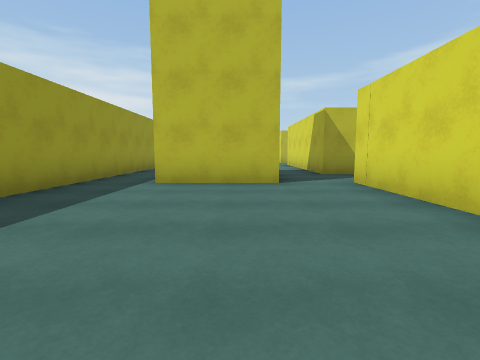
[1] (above)

17 first-person views from a walk through a 3-D level made in the Unity game engine. The camera is 1.2 m above the floor, tilts 6° down and sees 85° across. The floor is counted in squares, 2 m on a side. Each view is taken from the middle of a square. On the plan, view 1 faces up. The plan holds only what a view shows up to about 9 squares ahead; the rest is blank. The place goes on beyond the plan. The player character is not drawn.

[2]
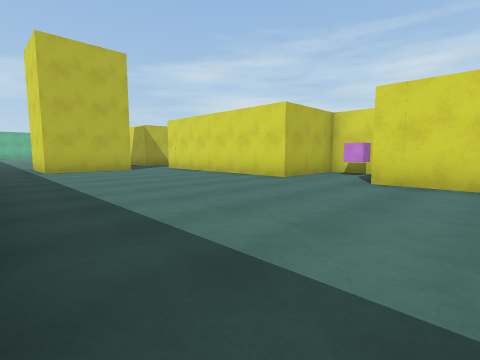

[3]
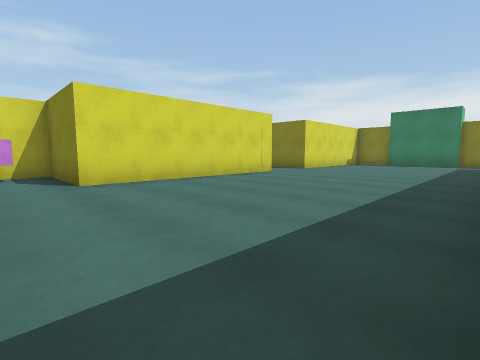

[4]
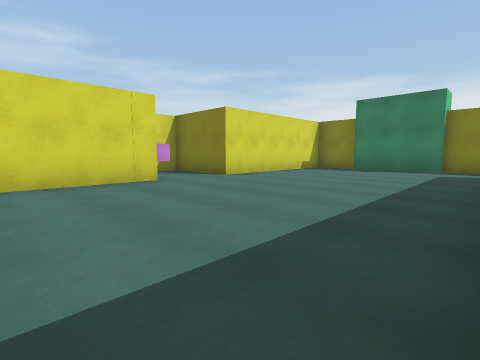

[5]
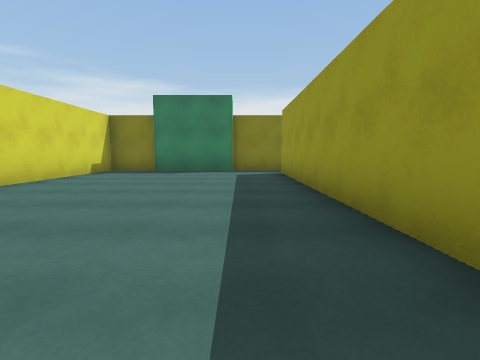

[6]
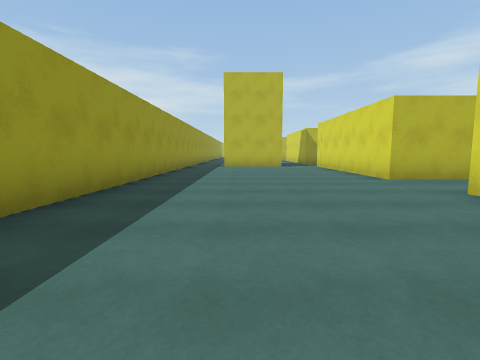

[7]
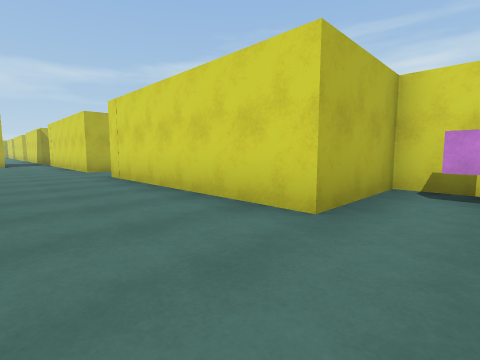

[8]
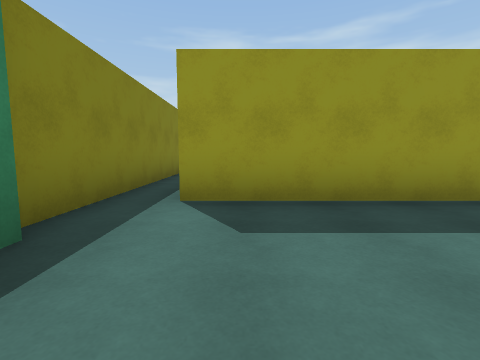

[9]
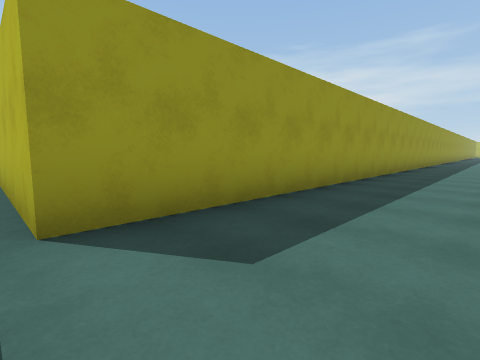

[10]
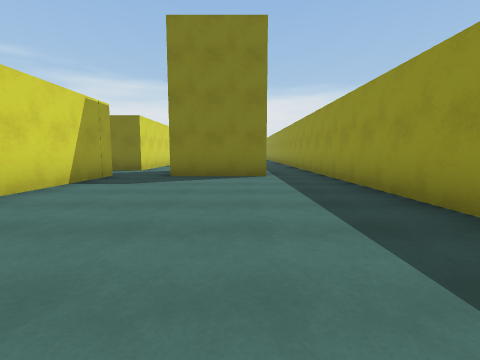

[11]
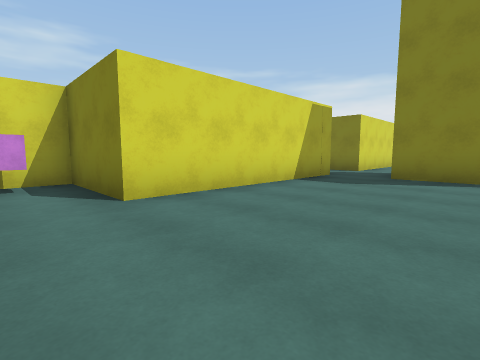

[12]
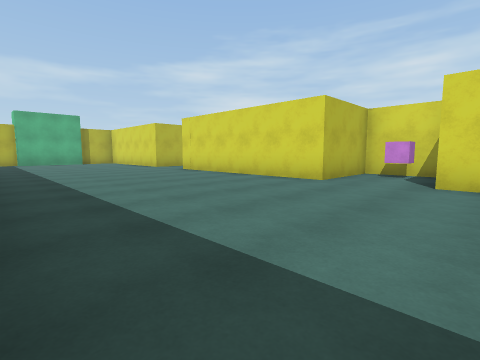

[13]
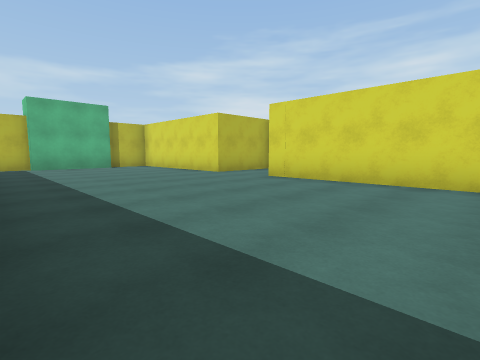

[14]
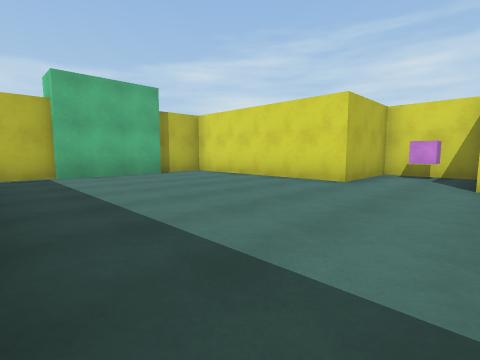

[15]
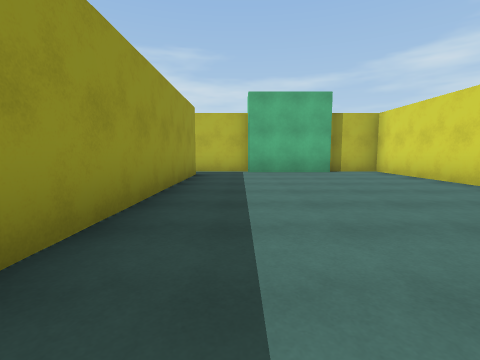

[16]
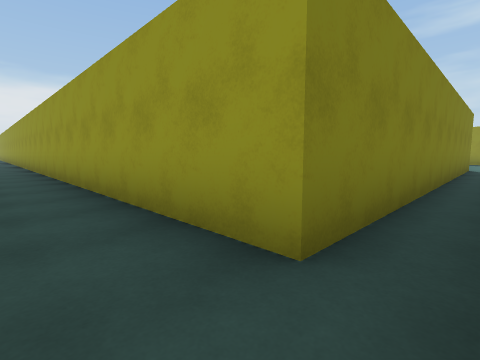

[17]
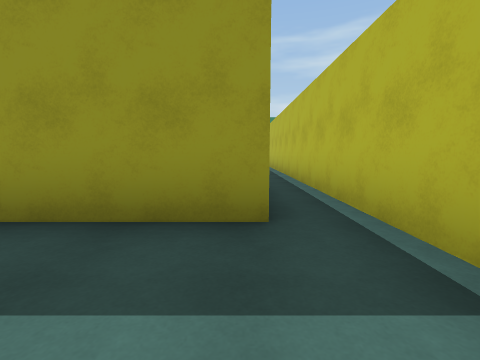

### Floor plan
Points are (right, up) in squares from view 1. A wall is a line through its corners. A room is listed if a view was taken in it or the views show most of it. See-through windows are left out.
Room 1 (views 1, 2, 3, 4, 5, 6, 7, 8, 9)
walls: (-1.9, -14.5) (0.8, -14.5); (0.8, -14.7) (2.3, -14.7) (2.3, -9.8) (4.8, -9.8) (4.8, -7.8) (2.3, -7.8) (2.3, -2.3) (4.8, -2.3) (4.8, -0.3) (2.3, -0.3) (2.3, 5.2); (0.9, 5.1) (-1.7, 5.1); (-3.2, 5.4) (-3.2, -13.7) (-6.9, -13.7); (-7.5, -14.7) (-1.8, -14.7)
ways out: opening at (-2.5, 6.5) to room 2; opening at (1.5, 5.5) to room 2
objects: cube (4, -9); cube (4, -1)
Room 2 (views 10, 11, 12, 13, 14, 15, 16, 17)
walls: (-3.2, 11.6) (-3.2, 5.4); (4.8, 20.2) (4.8, 22.2) (2.3, 22.2) (2.3, 27.3) (0.8, 27.3); (0.9, 27) (-1.8, 27); (-1.6, 27.3) (-9.9, 27.3); (3.2, 7.2) (2.3, 7.2) (2.3, 12.7) (4.8, 12.7) (4.8, 14.7) (2.3, 14.7) (2.3, 20.2); (-1.7, 5.1) (-1.7, 7.4) (0.9, 7.4); (2.3, 5.2) (3.4, 5.2); (-13.2, 26.3) (-3.2, 26.3) (-3.2, 15.4)
ways out: opening at (-2.5, 6.5) to room 1; opening at (1.5, 5.5) to room 1
objects: cube (4, 14); cube (4, 21)

Where each view was taken, in squares from view 1:
view 1: 0 up, 0 right, facing up
view 2: 4 down, 3 left, facing up-right
view 3: 1 down, 3 left, facing down-right
view 4: 5 down, 3 left, facing down-right
view 5: 6 down, 2 left, facing down
view 6: 6 down, 1 left, facing up
view 7: 9 down, 0 right, facing up-right
view 8: 13 down, 0 right, facing left
view 9: 14 down, 1 left, facing up-left
view 10: 14 up, 1 left, facing down
view 11: 14 up, 1 left, facing down-right
view 12: 12 up, 3 left, facing up-right
view 13: 16 up, 3 left, facing up-right
view 14: 20 up, 3 left, facing up-right
view 15: 19 up, 2 left, facing up
view 16: 27 up, 2 left, facing down-left
view 17: 26 up, 1 left, facing left
